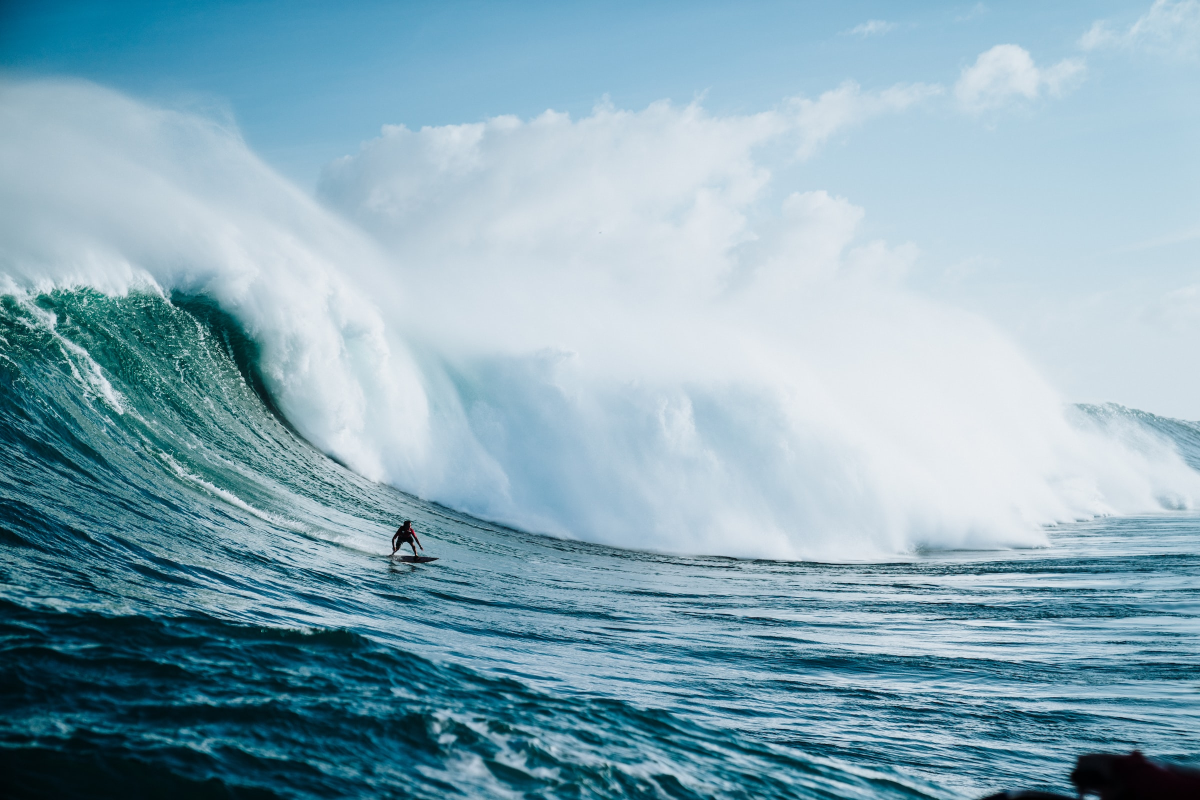
#> input picture images/img2.jpg, 2400 x 1600 px, found by its file name (shown at 1/2 size)
$ python main.py
#> lines starting #> are read from the running program, lines starting #| are printed output that depends on the picture
import os
from PIL import Image
from PIL import ImageFont
from PIL import ImageDraw


title = "always in"
# content = "If you have to be in the market at all times, either long or short, this is whatever your current position is (always-in long or always-in short). If at any time you are forced to decide between initiating a long or a short trade and are confident in your choice, then the market is in always-in mode at that moment. Almost all of these trades require a spike in the direction of the trend before traders will have confidence."

img_path = "/Users/team0x/mac-auto-wallpaper/images/img2.jpg"
img = Image.open(img_path)
#> img is the input picture: PIL image 2400x1600 RGB; mean R, G, B 135.5, 169.8, 183.9
base_width = 2400
wpercent = (base_width/float(img.size[0]))
#> wpercent = 1
base_height = int((float(img.size[1])*float(wpercent)))
#> base_height = 1600
img = img.resize((base_width,base_height), Image.Resampling.LANCZOS)

draw = ImageDraw.Draw(img)
font = ImageFont.truetype("Roboto/Roboto-Medium.ttf", 56)

rect_width = 1200
rect_height = 800
left = (base_width - rect_width)/2
top = (base_height - rect_height)/2
#> top = 400
right = left + rect_width
bottom = top + rect_height
#> bottom = 1200

draw.rectangle(((left, top), (right, bottom)), fill="grey")
draw.text((left, top), title, (255,255,255), font=font)
img.save('sample-out.jpg')
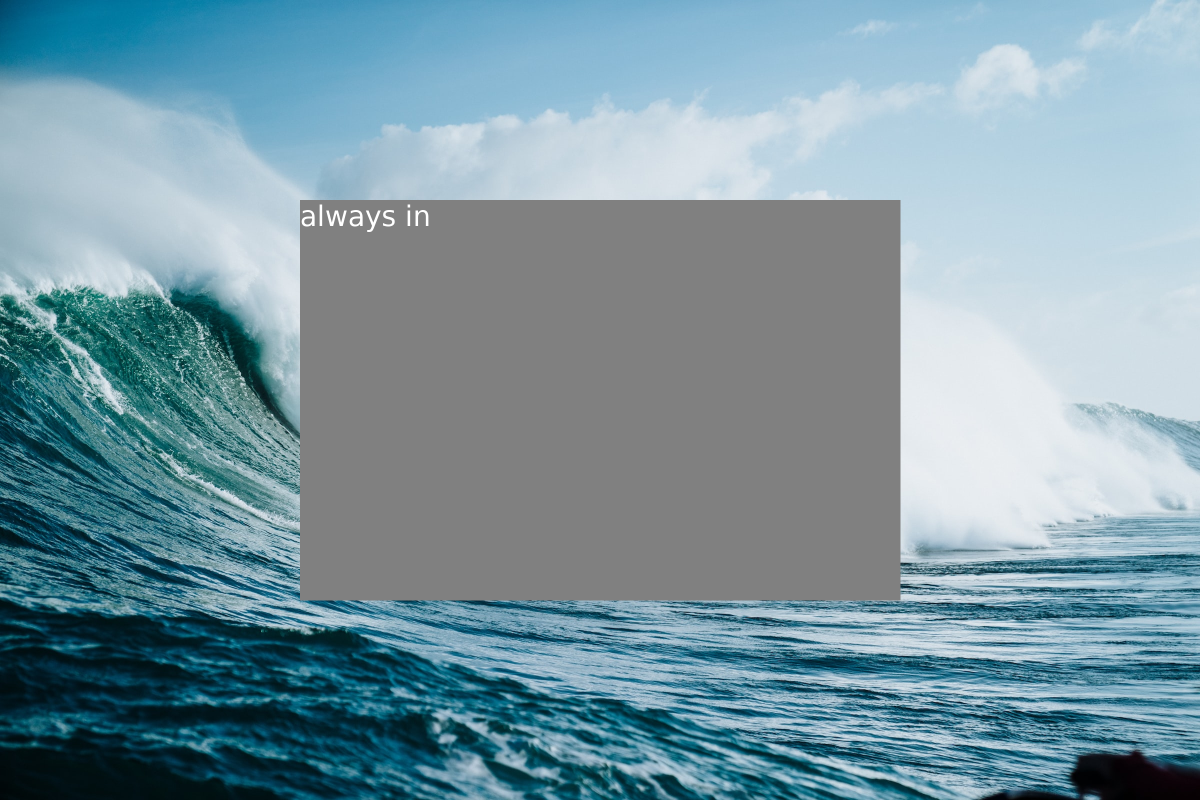
#> saved as sample-out.jpg: PIL image 2400x1600 RGB (shown at 1/2 size); mean R, G, B 121.3, 150.8, 162.3


# command = f"osascript -e 'tell application \"Finder\" to set desktop picture to POSIX file \"{img_path}\"'"
# os.system(command)

$ run again, with images/img1.jpg copied over images/img2.jpg
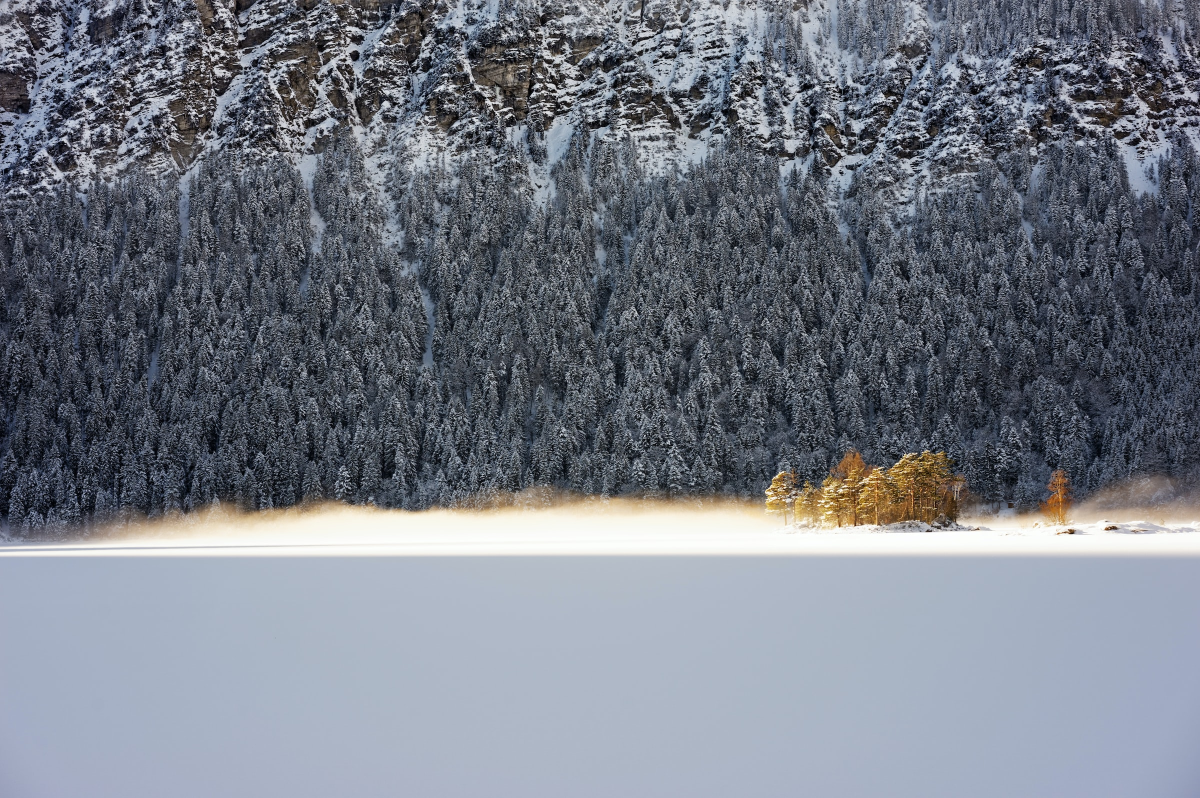
#> input picture images/img1.jpg, 2400 x 1596 px, found by its file name (shown at 1/2 size)
#> img is the input picture: PIL image 2400x1596 RGB; mean R, G, B 116.6, 122.1, 132.8
#> `img.save('sample-out.jpg')`:
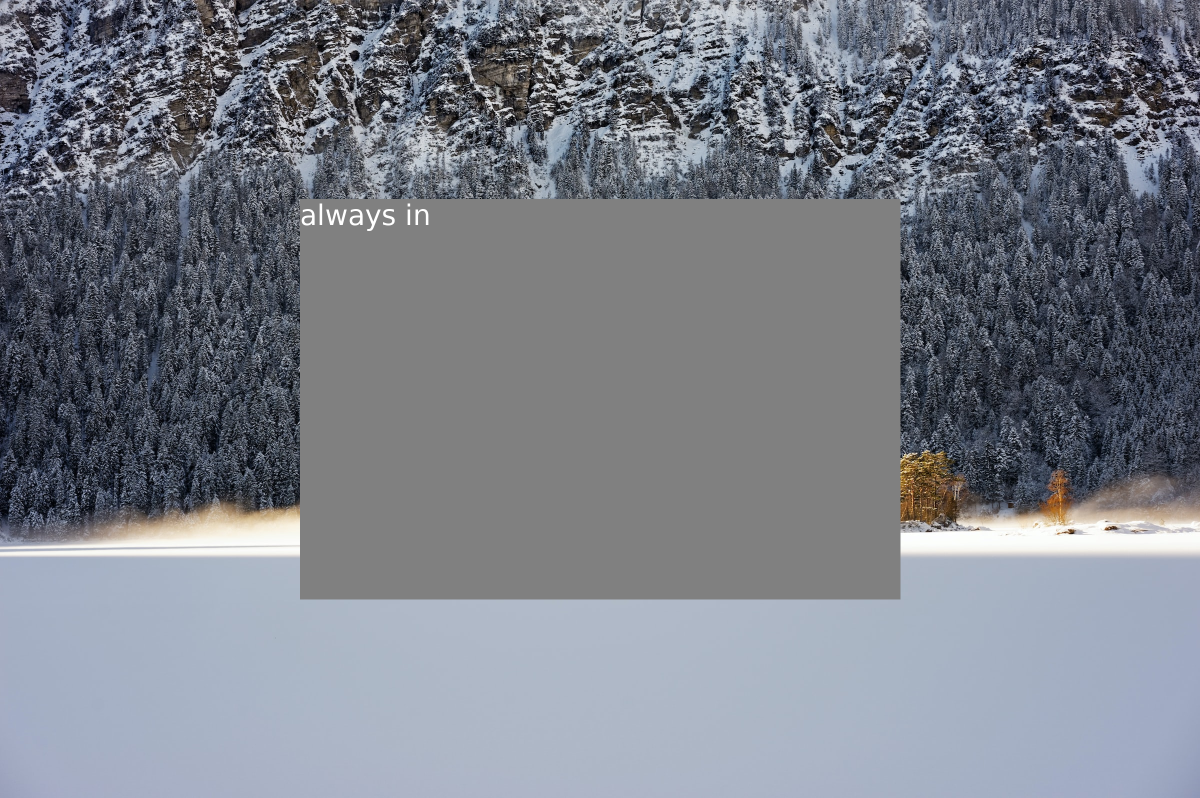
#> saved as sample-out.jpg: PIL image 2400x1596 RGB (shown at 1/2 size); mean R, G, B 121.8, 126.3, 135.8
